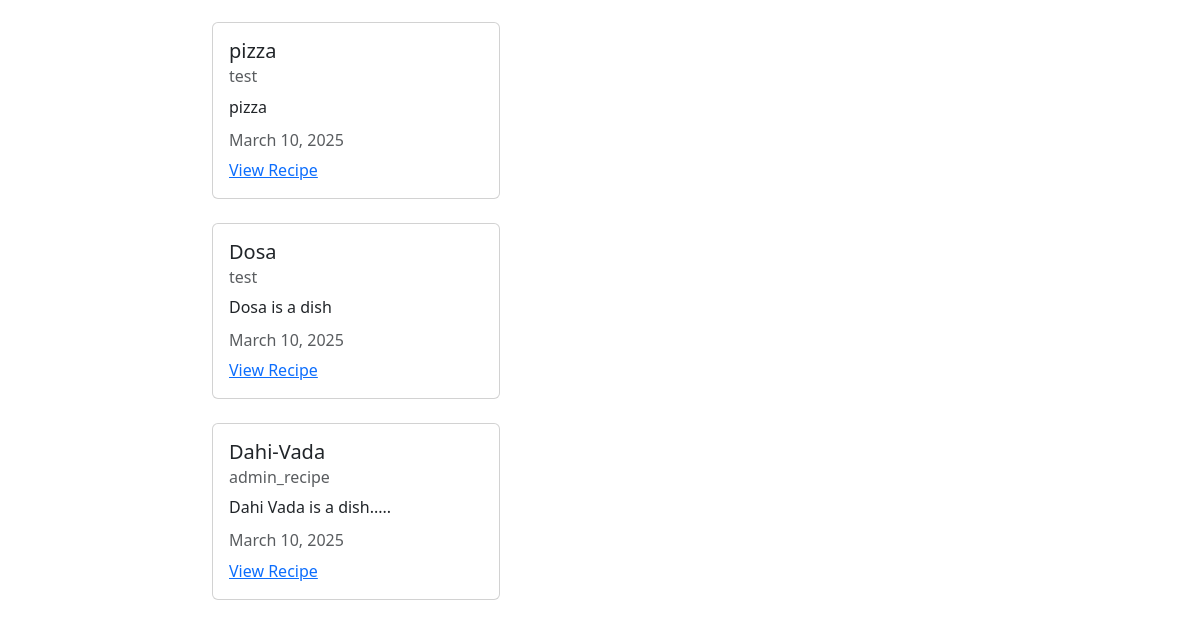
The app's page / (lower part), older data.
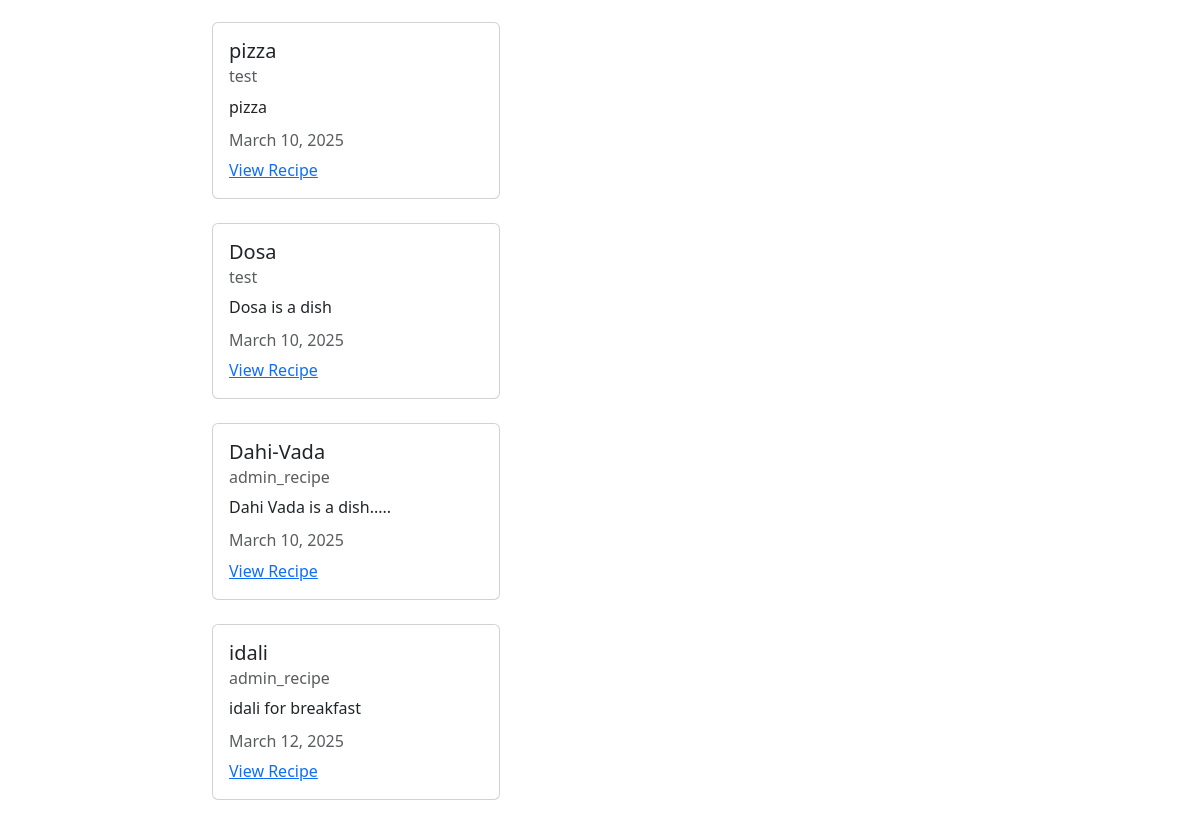
The same page, newer data.
### recipes/models.py (models this page shows, shortened)
class Recipe(models.Model):
    title=models.CharField(max_length=100)
    description=models.TextField()
    author=models.ForeignKey(User,on_delete=models.CASCADE)
    created_at=models.DateTimeField(auto_now_add=True)
    updated_at=models.DateTimeField(auto_now=True)

### recipes/views.py (the view)
# urls.py: path('',views.RecipeListView.as_view(),name="recipes-home"),
class RecipeListView(ListView):
    model=models.Recipe
    template_name='recipes/home.html'
    context_object_name='recipes'

### recipes/templates/recipes/home.html (shortened to what this page needs)
{% extends 'recipes/base.html'%}
{% block content%}
    {% for recipe in recipes%}
       <div class="card my-4" style="width: 18rem;">
        <div class="card-body">
          <h5 class="card-title">{{recipe.title}}</h5>
          <h6 class="card-subtitle mb-2 text-body-secondary">{{recipe.author}}</h6>
          <p class="card-text">{{recipe.description}}</p>
          <h6 class="card-subtitle mb-2 text-body-secondary">{{recipe.updated_at | date:"F d, Y"}}</h6>
          <a href="{%url 'recipes-detail' recipe.pk%}" class="card-link">View Recipe</a>
        </div>
      </div>
    {% endfor %}
{%endblock content%}

Row changes from the older to the newer data that the page shows:
added Recipe: title "idali", author "admin_recipe", description "idali for breakfast", updated_at "March 12, 2025"
